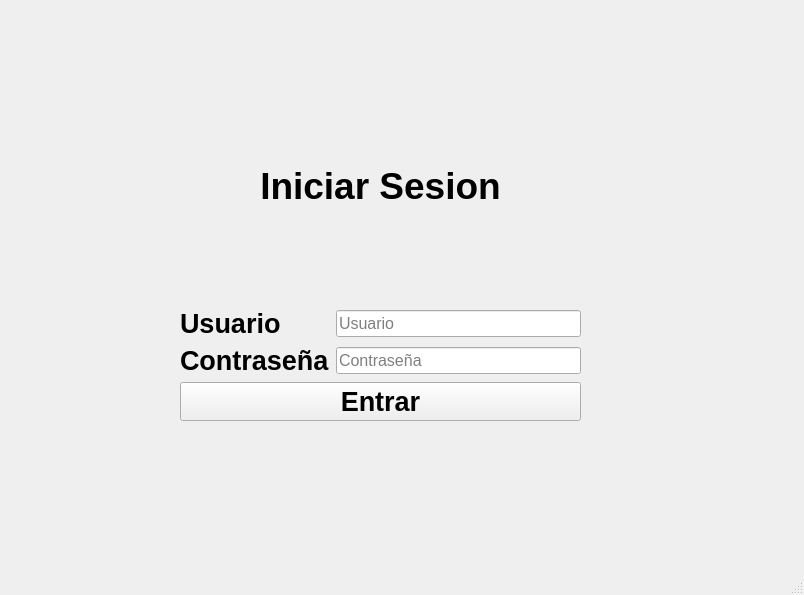
<?xml version="1.0" encoding="UTF-8"?>
<ui version="4.0">
 <class>MainWindow</class>
 <widget class="QMainWindow" name="MainWindow">
  <property name="geometry">
   <rect>
    <x>0</x>
    <y>0</y>
    <width>804</width>
    <height>595</height>
   </rect>
  </property>
  <property name="windowTitle">
   <string>MainWindow</string>
  </property>
  <widget class="QWidget" name="centralwidget">
   <widget class="QWidget" name="">
    <property name="geometry">
     <rect>
      <x>180</x>
      <y>70</y>
      <width>401</width>
      <height>351</height>
     </rect>
    </property>
    <layout class="QGridLayout" name="gridLayout_2">
     <item row="0" column="0">
      <layout class="QGridLayout" name="gridLayout">
       <item row="2" column="1">
        <widget class="QLineEdit" name="Password">
         <property name="font">
          <font>
           <pointsize>12</pointsize>
          </font>
         </property>
         <property name="echoMode">
          <enum>QLineEdit::Password</enum>
         </property>
         <property name="placeholderText">
          <string>Contraseña</string>
         </property>
        </widget>
       </item>
       <item row="1" column="1">
        <widget class="QLineEdit" name="Imput_user">
         <property name="font">
          <font>
           <pointsize>12</pointsize>
          </font>
         </property>
         <property name="placeholderText">
          <string>Usuario</string>
         </property>
        </widget>
       </item>
       <item row="1" column="0">
        <widget class="QLabel" name="label_2">
         <property name="font">
          <font>
           <pointsize>20</pointsize>
           <weight>75</weight>
           <bold>true</bold>
          </font>
         </property>
         <property name="text">
          <string>Usuario</string>
         </property>
        </widget>
       </item>
       <item row="2" column="0">
        <widget class="QLabel" name="label_3">
         <property name="font">
          <font>
           <pointsize>20</pointsize>
           <weight>75</weight>
           <bold>true</bold>
          </font>
         </property>
         <property name="text">
          <string>Contraseña</string>
         </property>
        </widget>
       </item>
       <item row="0" column="0" colspan="2">
        <widget class="QLabel" name="label">
         <property name="font">
          <font>
           <pointsize>28</pointsize>
           <weight>75</weight>
           <bold>true</bold>
          </font>
         </property>
         <property name="text">
          <string>Iniciar Sesion</string>
         </property>
         <property name="alignment">
          <set>Qt::AlignCenter</set>
         </property>
        </widget>
       </item>
      </layout>
     </item>
     <item row="1" column="0">
      <widget class="QPushButton" name="btn_login">
       <property name="font">
        <font>
         <pointsize>20</pointsize>
         <weight>75</weight>
         <bold>true</bold>
        </font>
       </property>
       <property name="text">
        <string>Entrar</string>
       </property>
      </widget>
     </item>
    </layout>
   </widget>
  </widget>
  <widget class="QMenuBar" name="menubar">
   <property name="geometry">
    <rect>
     <x>0</x>
     <y>0</y>
     <width>804</width>
     <height>21</height>
    </rect>
   </property>
  </widget>
  <widget class="QStatusBar" name="statusbar"/>
 </widget>
 <resources/>
 <connections/>
</ui>
